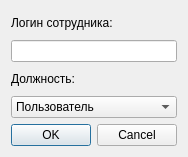
<?xml version="1.0" encoding="UTF-8"?>
<ui version="4.0">
 <class>addEmployeeDialog</class>
 <widget class="QDialog" name="addEmployeeDialog">
  <property name="geometry">
   <rect>
    <x>0</x>
    <y>0</y>
    <width>186</width>
    <height>157</height>
   </rect>
  </property>
  <property name="maximumSize">
   <size>
    <width>16777215</width>
    <height>192</height>
   </size>
  </property>
  <property name="windowTitle">
   <string>Dialog</string>
  </property>
  <layout class="QVBoxLayout" name="verticalLayout_2">
   <item>
    <layout class="QVBoxLayout" name="verticalLayout">
     <item>
      <widget class="QLabel" name="label">
       <property name="text">
        <string>Логин сотрудника:</string>
       </property>
      </widget>
     </item>
     <item>
      <widget class="QLineEdit" name="lineEdit"/>
     </item>
     <item>
      <widget class="QLabel" name="label_2">
       <property name="text">
        <string>Должность:</string>
       </property>
      </widget>
     </item>
     <item>
      <widget class="QComboBox" name="comboBox">
       <item>
        <property name="text">
         <string>Пользователь</string>
        </property>
       </item>
       <item>
        <property name="text">
         <string>Менеджер</string>
        </property>
       </item>
       <item>
        <property name="text">
         <string>Мастер</string>
        </property>
       </item>
       <item>
        <property name="text">
         <string>Директор</string>
        </property>
       </item>
      </widget>
     </item>
     <item>
      <widget class="QDialogButtonBox" name="buttonBox">
       <property name="orientation">
        <enum>Qt::Horizontal</enum>
       </property>
       <property name="standardButtons">
        <set>QDialogButtonBox::Cancel|QDialogButtonBox::Ok</set>
       </property>
      </widget>
     </item>
    </layout>
   </item>
  </layout>
 </widget>
 <resources/>
 <connections>
  <connection>
   <sender>buttonBox</sender>
   <signal>rejected()</signal>
   <receiver>addEmployeeDialog</receiver>
   <slot>reject()</slot>
   <hints>
    <hint type="sourcelabel">
     <x>279</x>
     <y>174</y>
    </hint>
    <hint type="destinationlabel">
     <x>286</x>
     <y>208</y>
    </hint>
   </hints>
  </connection>
  <connection>
   <sender>buttonBox</sender>
   <signal>accepted()</signal>
   <receiver>addEmployeeDialog</receiver>
   <slot>updateEmployee()</slot>
   <hints>
    <hint type="sourcelabel">
     <x>153</x>
     <y>169</y>
    </hint>
    <hint type="destinationlabel">
     <x>168</x>
     <y>190</y>
    </hint>
   </hints>
  </connection>
 </connections>
 <slots>
  <slot>updateEmployee()</slot>
 </slots>
</ui>
